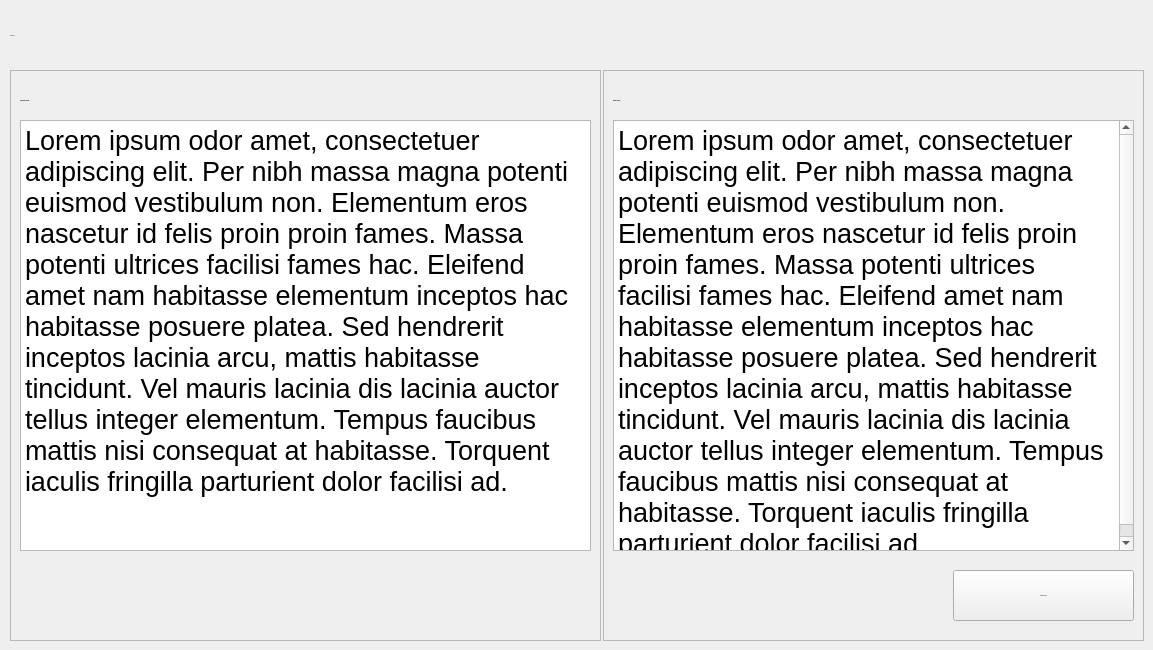
    <widget class="QWidget" name="TutorialPage">
     <widget class="QFrame" name="frame_11">
      <property name="geometry">
       <rect>
        <x>10</x>
        <y>70</y>
        <width>591</width>
        <height>571</height>
       </rect>
      </property>
      <property name="frameShape">
       <enum>QFrame::Shape::StyledPanel</enum>
      </property>
      <property name="frameShadow">
       <enum>QFrame::Shadow::Raised</enum>
      </property>
      <widget class="QLabel" name="label_2">
       <property name="geometry">
        <rect>
         <x>10</x>
         <y>10</y>
         <width>281</width>
         <height>41</height>
        </rect>
       </property>
       <property name="font">
        <font>
         <family>Segoe UI</family>
         <pointsize>-1</pointsize>
         <bold>true</bold>
        </font>
       </property>
       <property name="text">
        <string>Analyzation Tutorial</string>
       </property>
      </widget>
      <widget class="QTextEdit" name="stepbystepTutorial_text">
       <property name="geometry">
        <rect>
         <x>10</x>
         <y>50</y>
         <width>571</width>
         <height>431</height>
        </rect>
       </property>
       <property name="html">
        <string>&lt;!DOCTYPE HTML PUBLIC &quot;-//W3C//DTD HTML 4.0//EN&quot; &quot;http://www.w3.org/TR/REC-html40/strict.dtd&quot;&gt;
&lt;html&gt;&lt;head&gt;&lt;meta name=&quot;qrichtext&quot; content=&quot;1&quot; /&gt;&lt;meta charset=&quot;utf-8&quot; /&gt;&lt;style type=&quot;text/css&quot;&gt;
p, li { white-space: pre-wrap; }
hr { height: 1px; border-width: 0; }
li.unchecked::marker { content: &quot;\2610&quot;; }
li.checked::marker { content: &quot;\2612&quot;; }
&lt;/style&gt;&lt;/head&gt;&lt;body style=&quot; font-family:'Segoe UI','sans-serif'; font-size:14px; font-weight:400; font-style:normal;&quot;&gt;
&lt;p style=&quot; margin-top:0px; margin-bottom:0px; margin-left:0px; margin-right:0px; -qt-block-indent:0; text-indent:0px;&quot;&gt;&lt;span style=&quot; font-family:'Segoe UI'; font-size:20pt;&quot;&gt;Lorem ipsum odor amet, consectetuer adipiscing elit. Per nibh massa magna potenti euismod vestibulum non. Elementum eros nascetur id felis proin proin fames. Massa potenti ultrices facilisi fames hac. Eleifend amet nam habitasse elementum inceptos hac habitasse posuere platea. Sed hendrerit inceptos lacinia arcu, mattis habitasse tincidunt. Vel mauris lacinia dis lacinia auctor tellus integer elementum. Tempus faucibus mattis nisi consequat at habitasse. Torquent iaculis fringilla parturient dolor facilisi ad.&lt;/span&gt;&lt;/p&gt;&lt;/body&gt;&lt;/html&gt;</string>
       </property>
      </widget>
     </widget>
     <widget class="QFrame" name="frame_12">
      <property name="geometry">
       <rect>
        <x>603</x>
        <y>70</y>
        <width>541</width>
        <height>571</height>
       </rect>
      </property>
      <property name="frameShape">
       <enum>QFrame::Shape::StyledPanel</enum>
      </property>
      <property name="frameShadow">
       <enum>QFrame::Shadow::Raised</enum>
      </property>
      <widget class="QLabel" name="label_3">
       <property name="geometry">
        <rect>
         <x>10</x>
         <y>10</y>
         <width>221</width>
         <height>41</height>
        </rect>
       </property>
       <property name="font">
        <font>
         <family>Segoe UI</family>
         <pointsize>-1</pointsize>
         <bold>true</bold>
        </font>
       </property>
       <property name="text">
        <string>Dataset Tutorial</string>
       </property>
      </widget>
      <widget class="QPushButton" name="Back_to_Home_button">
       <property name="geometry">
        <rect>
         <x>350</x>
         <y>500</y>
         <width>181</width>
         <height>51</height>
        </rect>
       </property>
       <property name="font">
        <font>
         <family>Segoe UI</family>
         <pointsize>-1</pointsize>
        </font>
       </property>
       <property name="text">
        <string>Back to Home</string>
       </property>
       <property name="icon">
        <iconset resource="icons/icons.qrc">
         <normaloff>:/icons/home-4-256.png</normaloff>:/icons/home-4-256.png</iconset>
       </property>
       <property name="iconSize">
        <size>
         <width>20</width>
         <height>20</height>
        </size>
       </property>
      </widget>
      <widget class="QTextEdit" name="stepbystepTutorial_text_2">
       <property name="geometry">
        <rect>
         <x>10</x>
         <y>50</y>
         <width>521</width>
         <height>431</height>
        </rect>
       </property>
       <property name="html">
        <string>&lt;!DOCTYPE HTML PUBLIC &quot;-//W3C//DTD HTML 4.0//EN&quot; &quot;http://www.w3.org/TR/REC-html40/strict.dtd&quot;&gt;
&lt;html&gt;&lt;head&gt;&lt;meta name=&quot;qrichtext&quot; content=&quot;1&quot; /&gt;&lt;meta charset=&quot;utf-8&quot; /&gt;&lt;style type=&quot;text/css&quot;&gt;
p, li { white-space: pre-wrap; }
hr { height: 1px; border-width: 0; }
li.unchecked::marker { content: &quot;\2610&quot;; }
li.checked::marker { content: &quot;\2612&quot;; }
&lt;/style&gt;&lt;/head&gt;&lt;body style=&quot; font-family:'Segoe UI','sans-serif'; font-size:14px; font-weight:400; font-style:normal;&quot;&gt;
&lt;p style=&quot; margin-top:0px; margin-bottom:0px; margin-left:0px; margin-right:0px; -qt-block-indent:0; text-indent:0px;&quot;&gt;&lt;span style=&quot; font-family:'Segoe UI'; font-size:20pt;&quot;&gt;Lorem ipsum odor amet, consectetuer adipiscing elit. Per nibh massa magna potenti euismod vestibulum non. Elementum eros nascetur id felis proin proin fames. Massa potenti ultrices facilisi fames hac. Eleifend amet nam habitasse elementum inceptos hac habitasse posuere platea. Sed hendrerit inceptos lacinia arcu, mattis habitasse tincidunt. Vel mauris lacinia dis lacinia auctor tellus integer elementum. Tempus faucibus mattis nisi consequat at habitasse. Torquent iaculis fringilla parturient dolor facilisi ad.&lt;/span&gt;&lt;/p&gt;&lt;/body&gt;&lt;/html&gt;</string>
       </property>
      </widget>
     </widget>
     <widget class="QLabel" name="label_66">
      <property name="geometry">
       <rect>
        <x>10</x>
        <y>0</y>
        <width>271</width>
        <height>71</height>
       </rect>
      </property>
      <property name="font">
       <font>
        <family>Bell MT</family>
        <pointsize>-1</pointsize>
        <fontweight>Medium</fontweight>
       </font>
      </property>
      <property name="text">
       <string>TUTORIAL</string>
      </property>
     </widget>
    </widget>
